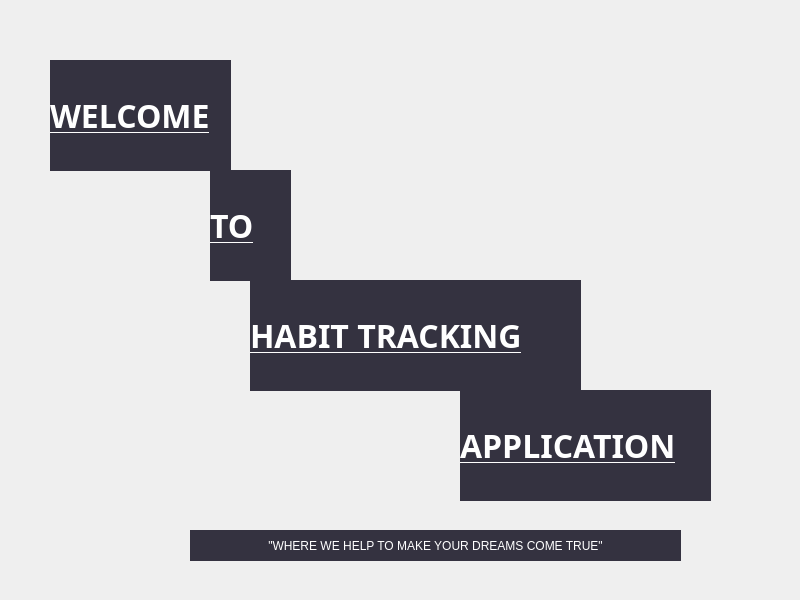
<?xml version="1.0" encoding="UTF-8"?>
<ui version="4.0">
 <class>MainPage</class>
 <widget class="QMainWindow" name="MainPage">
  <property name="geometry">
   <rect>
    <x>0</x>
    <y>0</y>
    <width>800</width>
    <height>600</height>
   </rect>
  </property>
  <property name="windowTitle">
   <string>MainWindow</string>
  </property>
  <property name="styleSheet">
   <string notr="true">QLabel
{
	background-color:rgb(52,50,64);
	color:white;
}</string>
  </property>
  <widget class="QWidget" name="centralwidget">
   <widget class="QLabel" name="welcome">
    <property name="geometry">
     <rect>
      <x>50</x>
      <y>60</y>
      <width>181</width>
      <height>111</height>
     </rect>
    </property>
    <property name="font">
     <font>
      <family>Jokerman</family>
      <pointsize>24</pointsize>
      <bold>true</bold>
      <underline>true</underline>
      <kerning>true</kerning>
     </font>
    </property>
    <property name="text">
     <string>WELCOME</string>
    </property>
   </widget>
   <widget class="QLabel" name="welcome_2">
    <property name="geometry">
     <rect>
      <x>210</x>
      <y>170</y>
      <width>81</width>
      <height>111</height>
     </rect>
    </property>
    <property name="font">
     <font>
      <family>Jokerman</family>
      <pointsize>24</pointsize>
      <bold>true</bold>
      <underline>true</underline>
      <kerning>true</kerning>
     </font>
    </property>
    <property name="text">
     <string>TO</string>
    </property>
   </widget>
   <widget class="QLabel" name="welcome_3">
    <property name="geometry">
     <rect>
      <x>250</x>
      <y>280</y>
      <width>331</width>
      <height>111</height>
     </rect>
    </property>
    <property name="font">
     <font>
      <family>Jokerman</family>
      <pointsize>24</pointsize>
      <bold>true</bold>
      <underline>true</underline>
      <kerning>true</kerning>
     </font>
    </property>
    <property name="text">
     <string>HABIT TRACKING</string>
    </property>
   </widget>
   <widget class="QLabel" name="welcome_4">
    <property name="geometry">
     <rect>
      <x>460</x>
      <y>390</y>
      <width>251</width>
      <height>111</height>
     </rect>
    </property>
    <property name="font">
     <font>
      <family>Jokerman</family>
      <pointsize>24</pointsize>
      <bold>true</bold>
      <underline>true</underline>
      <kerning>true</kerning>
     </font>
    </property>
    <property name="text">
     <string>APPLICATION</string>
    </property>
   </widget>
   <widget class="QLabel" name="label">
    <property name="geometry">
     <rect>
      <x>190</x>
      <y>530</y>
      <width>491</width>
      <height>31</height>
     </rect>
    </property>
    <property name="text">
     <string>&quot;WHERE WE HELP TO MAKE YOUR DREAMS COME TRUE&quot;</string>
    </property>
    <property name="alignment">
     <set>Qt::AlignmentFlag::AlignCenter</set>
    </property>
   </widget>
  </widget>
 </widget>
 <resources/>
 <connections/>
</ui>
